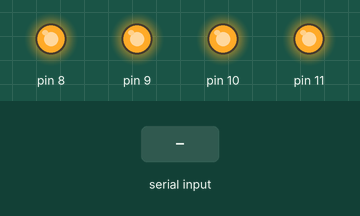
This sketch was run on a simulated Arduino Mega 2560, built with avr-gcc and run on an emulated ATmega2560. On the bench: output pins drawn as LEDs (lit = HIGH). The inputs (shaded band) are chosen by the test bench.

Above: at 1.2 s.
1.3 s: "a" received over the second serial link
At 2.6 s:
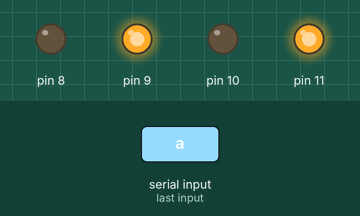
2.9 s: "b" received over the second serial link
At 4.0 s:
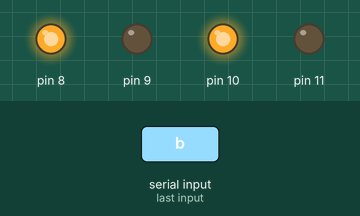
4.5 s: "c" received over the second serial link
At 5.3 s:
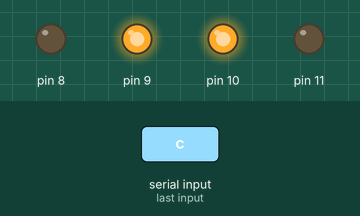
6.1 s: "d" received over the second serial link
At 6.6 s:
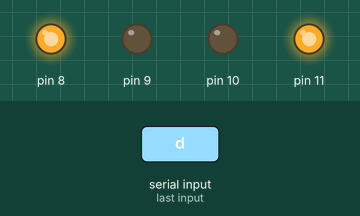
7.7 s: "s" received over the second serial link
At 9.1 s:
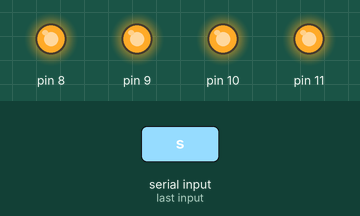
Timing chart, 0 to 10.3 s (numbered marks = the images above; inputs shaded):
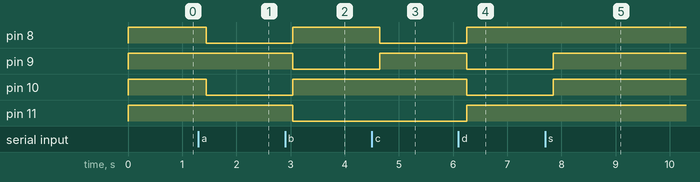

The sketch:

arduino_code.ino
```cpp
char c='s';

void setup()
{
  Serial.begin(9600);
  Serial2.begin(9600);
  Serial2.println("bLuEtOoTh InItIaTeD....");

  pinMode(8,OUTPUT);
  pinMode(9,OUTPUT);
  pinMode(10,OUTPUT);
  pinMode(11,OUTPUT);

  digitalWrite(8,HIGH);
  digitalWrite(9,HIGH);
  digitalWrite(10,HIGH);
  digitalWrite(11,HIGH);
  Serial1.println("Stop");
}

void loop()
{
    if(Serial2.available())
    {
       c=Serial2.read();
    }
   delay(80);

     if(c=='s')
   {
     digitalWrite(8,HIGH);
     digitalWrite(9,HIGH);
     digitalWrite(10,HIGH);
     digitalWrite(11,HIGH);
     Serial2.println("Stop");
   }
   else if(c=='a')
   {
     digitalWrite(8,LOW);
     digitalWrite(9,HIGH);
     digitalWrite(10,LOW);
     digitalWrite(11,HIGH);
     Serial2.println("Forward");
   }
   else if(c=='b')
   {
     digitalWrite(8,HIGH);
     digitalWrite(9,LOW);
     digitalWrite(10,HIGH);
     digitalWrite(11,LOW);
     Serial2.println("Reverse");
   }
   else if(c=='c')
   {
     digitalWrite(8,LOW);
     digitalWrite(9,HIGH);
     digitalWrite(10,HIGH);
     digitalWrite(11,LOW);
     Serial2.println("Right");
   }
   else if(c=='d')
   {
     digitalWrite(8,HIGH);
     digitalWrite(9,LOW);
     digitalWrite(10,LOW);
     digitalWrite(11,HIGH);
     Serial2.println("Left");
   }
}
```

Measured:
- after the input at 1.3 s, pin 8, pin 10: HIGH → LOW after 0.14 s
- after the input at 2.9 s, pin 8, pin 10: LOW → HIGH after 0.14 s; pin 9, pin 11: HIGH → LOW after 0.14 s
- after the input at 4.5 s, pin 8: HIGH → LOW after 0.15 s; pin 9: LOW → HIGH after 0.15 s
- after the input at 6.1 s, pin 8, pin 11: LOW → HIGH after 0.15 s; pin 9, pin 10: HIGH → LOW after 0.15 s
- after the input at 7.7 s, pin 9, pin 10: LOW → HIGH after 0.15 s
